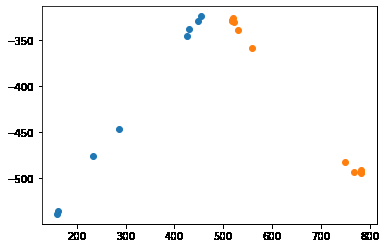
#> input picture Finding Lane Lines/test_images/line_segments.png, 386 x 248 px; its folder holds only this picture in this run
$ jupyter execute --allow-errors P1.ipynb   (shell and % lines are left out)
#> lines starting #> are read from the running program, lines starting #| are printed output that depends on the picture; after the words box and inside, x2 and y2 are one past the last pixel; in counts of white or black regions, pixels touching at a corner belong together
#> further down, image is the input picture: shape (248, 386, 3); mean B, G, R 248.3, 248.5, 248.6
# Self-Driving Car Engineer Nanodegree

## Project: **Finding Lane Lines on the Road**
***
In this project, you will use the tools you learned about in the lesson to identify lane lines on the road.  You can develop your pipeline on a series of individual images, and later apply the result to a video stream (really just a series of images). Check out the video clip "raw-lines-example.mp4" (also contained in this repository) to see what the output should look like after using the helper functions below.

Once you have a result that looks roughly like "raw-lines-example.mp4", you'll need to get creative and try to average and/or extrapolate the line segments you've detected to map out the full extent of the lane lines.  You can see an example of the result you're going for in the video "P1_example.mp4".  Ultimately, you would like to draw just one line for the left side of the lane, and one for the right.

In addition to implementing code, there is a brief writeup to complete. The writeup should be completed in a separate file, which can be either a markdown file or a pdf document. There is a [write up template](https://github.com/udacity/CarND-LaneLines-P1/blob/master/writeup_template.md) that can be used to guide the writing process. Completing both the code in the Ipython notebook and the writeup template will cover all of the [rubric points](https://review.udacity.com/#!/rubrics/322/view) for this project.

---
Let's have a look at our first image called 'test_images/solidWhiteRight.jpg'.  Run the 2 cells below (hit Shift-Enter or the "play" button above) to display the image.

**Note: If, at any point, you encounter frozen display windows or other confounding issues, you can always start again with a clean slate by going to the "Kernel" menu above and selecting "Restart & Clear Output".**

---

## Import Packages

[cell 1]
#importing some useful packages
import matplotlib.pyplot as plt
import matplotlib.image as mpimg
import numpy as np
import cv2

## Helper Functions

[cell 2]
import math

def draw_lines(img, lines, color=[255, 0, 0], thickness=2):
    """
    NOTE: this is the function you might want to use as a starting point once you want to
    average/extrapolate the line segments you detect to map out the full
    extent of the lane (going from the result shown in raw-lines-example.mp4
    to that shown in P1_example.mp4).

    Think about things like separating line segments by their
    slope ((y2-y1)/(x2-x1)) to decide which segments are part of the left
    line vs. the right line.  Then, you can average the position of each of
    the lines and extrapolate to the top and bottom of the lane.

    This function draws `lines` with `color` and `thickness`.
    Lines are drawn on the image inplace (mutates the image).
    If you want to make the lines semi-transparent, think about combining
    this function with the weighted_img() function below
    """
    for line in lines:
        for x1,y1,x2,y2 in line:
            cv2.line(img, (x1, y1), (x2, y2), color, thickness)

def hough_lines(img, rho, theta, threshold, min_line_len, max_line_gap):
    """
    `img` should be the output of a Canny transform.

    Returns an image with hough lines drawn.
    """
    lines = cv2.HoughLinesP(img, rho, theta, threshold, np.array([]), minLineLength=min_line_len, maxLineGap=max_line_gap)
    line_img = np.zeros((img.shape[0], img.shape[1], 3), dtype=np.uint8)
    draw_lines(line_img, lines)
    return line_img, lines

# Python 3 has support for cool math symbols.
def weighted_img(img, initial_img, α=0.8, β=1., γ=0.):
    """
    `img` is the output of the hough_lines(), An image with lines drawn on it.
    Should be a blank image (all black) with lines drawn on it.

    `initial_img` should be the image before any processing.

    The result image is computed as follows:

    initial_img * α + img * β + γ
    NOTE: initial_img and img must be the same shape!
    """
    return cv2.addWeighted(initial_img, α, img, β, γ)

## Test Images

[cell 3]
import os
os.listdir("test_images/")

## Build a Lane Finding Pipeline

[cell 4]
def region_of_interest(image):
    """
    Obtains a region of interest for the given image
    """
    mask = np.zeros_like(image)
    ignore_mask_color = 255

    imshape = image.shape

    percentage_left_right = 0.45
    percentage_top = 0.6

    vertices = np.array([[(0, imshape[0]),
                          (imshape[1] * percentage_left_right, imshape[0] * percentage_top),
                          (imshape[1] * (1 - percentage_left_right), imshape[0] * percentage_top),
                          (imshape[1], imshape[0])]], dtype=np.int32)
    cv2.fillPoly(mask, vertices, ignore_mask_color)
    masked_edges = cv2.bitwise_and(image, mask)

    return masked_edges

[cell 5]
import time
import os

def extract_lines(frame):
    """
    Attempts to extract the lines from the given frame
    """

    # Smooth the image to reduce artifacts
    kernel_size = 5
    smoothened = cv2.GaussianBlur(frame, (kernel_size, kernel_size), cv2.BORDER_DEFAULT)
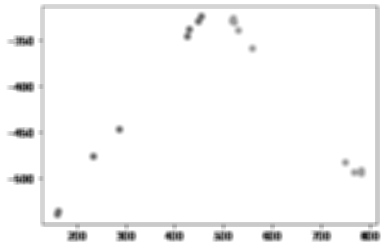
#> smoothened: shape (248, 386); min 21, max 255, mean 248.5

    # Extract the edges
    low_threshold = 50
    high_threshold = 150
    edges = cv2.Canny(smoothened, low_threshold, high_threshold)
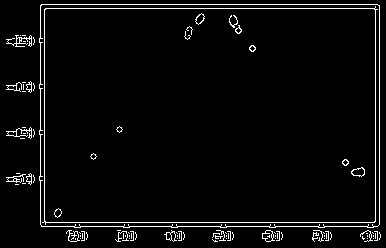
#> edges: shape (248, 386); 3.8% white in thin lines or dots

    # Obtain the region of interest
    roi_image = region_of_interest(edges)
#> in region_of_interest, `cv2.fillPoly(mask, vertices, ignore_mask_color)`:
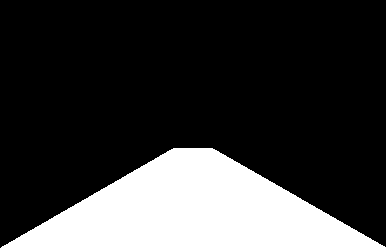
#> mask: shape (248, 386); 22.3% white; 1 white region, box (x1, y1, x2, y2) and area: (1, 148, 386, 248) 21323
#> in region_of_interest, `masked_edges = cv2.bitwise_and(image, mask)`:
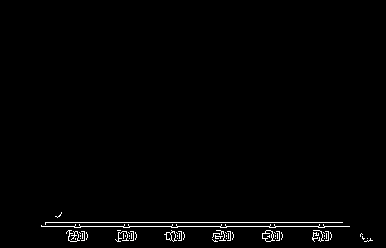
#> masked_edges: shape (248, 386); 1.3% white in thin lines or dots, all inside (x1, y1, x2, y2) = (41, 212, 373, 242)

    # Obtain the lines, based on the canny image
    rho = 1
    theta = np.pi / 180
    threshold = 20
    min_line_length = 130
    max_line_gap = 100
    lines_image, lines = hough_lines(roi_image, rho, theta, threshold, min_line_length, max_line_gap)
#> in hough_lines, `lines = cv2.HoughLinesP(img, rho, theta, threshold, np.array([]), minL..`: lines = 14 rows, first 6: [45, 222, 342, 222], [41, 226, 349, 226], [68, 240, 372, 240], [66, 233, 370, 238], [68, 236, 328, 231], [74, 227, 324, 227]
#> the loop in draw_lines, `for line in lines:` made 14 passes
#> line on passes 1 to 12: [[45, 222, 342, 222]], [[41, 226, 349, 226]], [[68, 240, 372, 240]], [[66, 233, 370, 238]], [[68, 236, 328, 231]], [[74, 227, 324, 227]], [[67, 231, 362, 236]], [[68, 239, 370, 239]], [[68, 230, 360, 235]], [[68, 238, 317, 238]], [[69, 234, 319, 230]], [[68, 237, 362, 237]]
#> after the loop in draw_lines, `for line in lines:`:
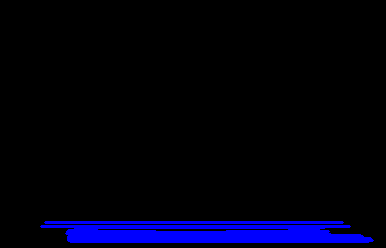
#> img: shape (248, 386, 3); mean of channels 0, 1, 2 15.5, 0, 0; drawn as B, G, R

    # ROI once more, to cut off the lines
    roi_image = region_of_interest(lines_image)
#> in region_of_interest (call 2), `cv2.fillPoly(mask, vertices, ignore_mask_color)`:
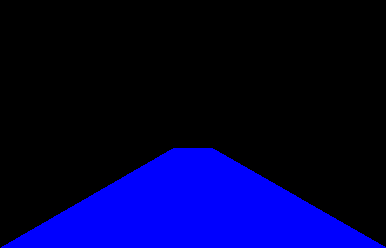
#> mask: shape (248, 386, 3); mean of channels 0, 1, 2 56.8, 0, 0; drawn as B, G, R

    return roi_image

for image_name in os.listdir("./test_images/"):

    # Reset the running averages
    left_coefs = []
    right_coefs = []
    n_states = 60

    image = cv2.imread("./test_images/" + image_name)
    gray_image = cv2.cvtColor(image, cv2.COLOR_BGR2GRAY)

    # Obtain the lines
    lines = extract_lines(gray_image)

    # Combine it with the original images
    combined = weighted_img(lines, image)
#> in weighted_img, `return cv2.addWeighted(initial_img, α, img, β, γ)`:
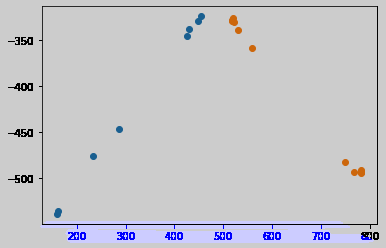
#> returned value: shape (248, 386, 3); mean of channels 0, 1, 2 203.1, 198.8, 198.9; drawn as B, G, R

    plt.imshow(combined)
    plt.show()

    cv2.imwrite("./test_images_output/" + image_name, combined)

## Test on Videos

[cell 6]
# Import everything needed to edit/save/watch video clips
from moviepy.editor import VideoFileClip
from IPython.display import HTML

[cell 7]
# [12 lines left out: function process_image, not called in this run]

[cell 8]
def test_video(video):

    output = 'test_videos_output/' + video
    ## To speed up the testing process you may want to try your pipeline on a shorter subclip of the video
    ## To do so add .subclip(start_second,end_second) to the end of the line below
    ## Where start_second and end_second are integer values representing the start and end of the subclip
    ## You may also uncomment the following line for a subclip of the first 5 seconds
    ##clip1 = VideoFileClip("test_videos/solidWhiteRight.mp4").subclip(0,5)
    clip1 = VideoFileClip("test_videos/" + video.replace("_lines", ""))
    clip = clip1.fl_image(process_image) #NOTE: this function expects color images!!
    clip.write_videofile(output, audio=False)

    HTML("""
    <video width="960" height="540" controls>
      <source src="{0}">
    </video>
    """.format(output))

[cell 9]
from IPython.display import clear_output

videos = [
    "solidWhiteRight_lines.mp4",
    "solidYellowLeft_lines.mp4",
    "challenge_lines.mp4",
]

#> (the rest of this cell did not finish here and is left out)

[cell 10]
HTML("""
    <video width="480" height="270" controls>
      <source src="{0}">
    </video>
    """.format('test_videos_output/' + "solidWhiteRight_lines.mp4"))

[cell 11]
HTML("""
    <video width="480" height="270" controls>
      <source src="{0}">
    </video>
    """.format('test_videos_output/' + "solidYellowLeft_lines.mp4"))

[cell 12]
HTML("""
    <video width="480" height="270" controls>
      <source src="{0}">
    </video>
    """.format('test_videos_output/' + "challenge_lines.mp4"))

## Improving the draw_lines() function

[cell 13]
from sklearn.linear_model import TheilSenRegressor

# Reset the running averages
left_coefs = []
right_coefs = []
n_states = 60

# [63 lines left out: function draw_lines, not called in this run]

[cell 14]
from IPython.display import clear_output

videos = [
    "solidWhiteRight.mp4",
    "solidYellowLeft.mp4",
]

#> (the rest of this cell did not finish here and is left out)

[cell 15]
HTML("""
<video width="480" height="270" controls>
  <source src="{0}">
</video>
""".format("./test_videos_output/solidWhiteRight.mp4"))

## Optional Challenge

[cell 16]
left_coefs = []
right_coefs = []

test_video("challenge.mp4")
#> (the call stopped at in test_video, `clip1 = VideoFileClip("test_videos/" + video.replace("_lines", ""))`: moviepy is not available in this run)
